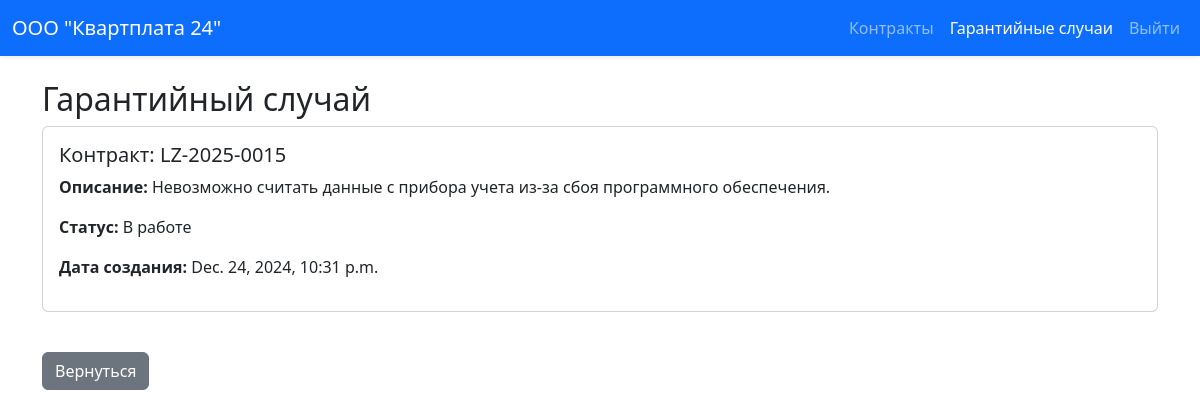
The page /warranty/3/ (signed in) on the database its author committed.
### leasing/models.py (models this page shows, shortened)
class Profile(models.Model):
    ROLE_CHOICES = [
        ('LR', 'Lessor'),
        ('LE', 'Lessee'),
        ('SE', 'Seller'),
        ('AD', 'Admin')
    ]
    user = models.OneToOneField(
        User,
        related_name='profile',
        on_delete=models.CASCADE
    )
    display_name = models.CharField(
        max_length=200,
        blank=True,
        null=True
    )
    role = models.CharField(
        max_length=2,
        choices=ROLE_CHOICES
    )

class WarrantyCase(models.Model):
    STATUS_CHOICES = [
        ('CR', 'Создан'),
        ('IW', 'В процесссе'),
        ('CO', 'Решен'),
    ]
    contract = models.ForeignKey(
        Contract,
        related_name='warranty_cases',
        on_delete=models.CASCADE
    )
    description = models.TextField()
    created = models.DateTimeField(auto_now_add=True)
    resolved = models.CharField(
        max_length=2,
        choices=STATUS_CHOICES,
        default='CR'
    )

class Contract(models.Model):
    lessor = models.ForeignKey(
        User,
        related_name='lessor_contracts',
        on_delete=models.CASCADE
    )
    lessee = models.ForeignKey(
        User,
        related_name='lessee_contracts',
        on_delete=models.CASCADE
    )
    seller = models.ForeignKey(
        User,
        related_name='seller_contracts',
        on_delete=models.CASCADE
    )
    number = models.CharField(max_length=30)
    meter = models.CharField(max_length=20)
    started = models.DateField()
    class Meta:
        ordering = ['-started', '-number']
    def __str__(self):
        return self.number

### leasing/views.py (the view, shortened to what this page needs)
# urls.py: path('warranty/<int:pk>/', views.view_warranty, name='view_warranty'),
@login_required
def view_warranty(request, pk):
    warranty = get_object_or_404(WarrantyCase, pk=pk)
    user = request.user
    is_seller = user.profile.role == 'SE'
    company_name = user.profile.display_name
    return render(
        request,
        'warranty/view.html',
        {
                'warranty': warranty,
                'is_seller': is_seller,
                'company_name': company_name,
                'section': 'warranty',
            }
        )

### leasing/templates/warranty/view.html (shortened to what this page needs)
{% extends 'base.html' %}
{% block content %}
	<div class="container mt-4">
        <h2>Гарантийный случай</h2>
        <div class="card mb-4">
            <div class="card-body">
                <h5 class="card-title">Контракт: {{ warranty.contract }}</h5>
                <p><strong>Описание:</strong> {{ warranty.description }}</p>
                <p><strong>Статус:</strong>
                    {% if warranty.resolved == 'CR' %}
                        Создан
                    {% elif warranty.resolved == 'IW' %}
                        В работе
                    {% elif warranty.resolved == 'CO' %}
                        Завершен
                    {% endif %}
                </p>
                <p><strong>Дата создания:</strong> {{ warranty.created }}</p>
            </div>
        </div>
        <a href="{% url 'list_warranty' %}" class="btn btn-secondary mt-3">Вернуться</a>
    </div>
{% endblock %}

### leasing/templates/includes/header.html (shortened to what this page needs)
<nav class="navbar navbar-expand-lg navbar-dark bg-primary shadow-sm">
    <div class="container-fluid">
        <a class="navbar-brand" href="#">
            {{ company_name }}
        </a>
        <div class="collapse navbar-collapse" id="navbarNav">
            <ul class="navbar-nav ms-auto">
                <li class="nav-item">
                    <a class="nav-link {% if section == 'contract' %}active{% endif %}" href="{% url 'list_contract' %}">Контракты</a>
                </li>
                <li class="nav-item">
                    <a class="nav-link {% if section == 'warranty' %}active{% endif %}" href="{% url 'list_warranty' %}">Гарантийные случаи</a>
                </li>
                <li class="nav-item">
                    <a class="nav-link" href="{% url 'logout' %}">Выйти</a>
                </li>
            </ul>
        </div>
    </div>
</nav>

### rows shown on the page
Profile: display_name "ООО \"Квартплата 24\""
WarrantyCase: contract "LZ-2025-0015", description "Невозможно считать данные с прибора учета из-за сбоя программного обеспечения.", created "Dec. 24, 2024, 10:31 p.m."
